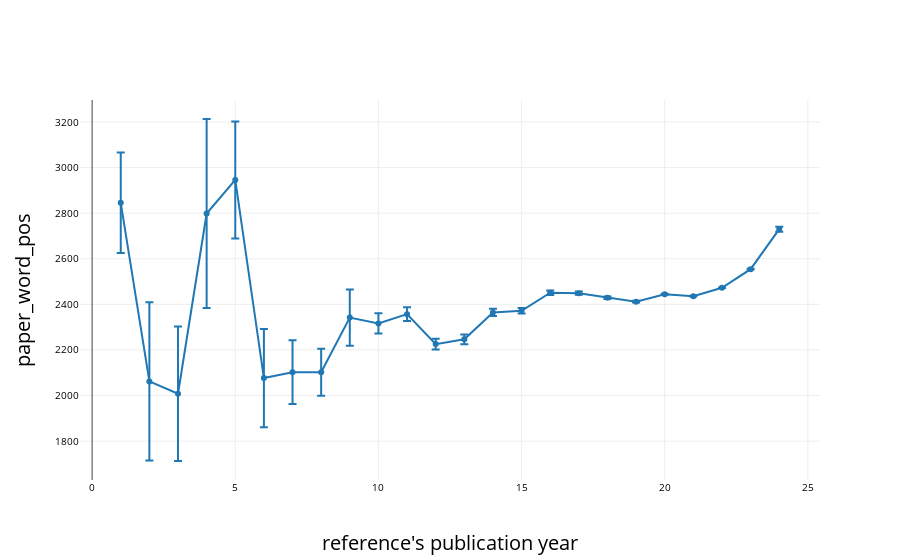

Notebook source saved alongside this figure:
### Code cell
string_var='paper_word_pos'  # paper_word_pos   sect_word_pos    ref_loc_norm    ref_sect_norm

lista_x=[]
lista_y=[]
lista_sem_y=[]
i=1
for pair in list_years:
    print (pair)
    minimo=pair[0]
    maximo=pair[1]
    df_select=df_ex[(df_ex['ref_pub_year'] >= minimo ) & (df_ex['ref_pub_year'] <= maximo )]
    
    lista_x.append(i)
    i+=1
    y=df_select[string_var].mean()
    sem=df_select[string_var].sem()
    
    lista_y.append(y)
    lista_sem_y.append(sem)

    
    
    


trace1= go.Scatter(
        x=lista_x,
        y=lista_y,
        mode = 'lines+markers',
        error_y=dict(
            type='data',
            array=lista_sem_y,
            visible=True
        )
    )


layout = Layout(    

   
        xaxis=dict(
            title="reference's publication year",   #"User's university national ranking",
            titlefont=dict(
               # family=font,#family='Arial, sans-serif',
                size=20,
                color='black'
            #    color='lightgrey'
            ),  
            tickfont=dict(   
               # family=font,
                size=10,
                color='black'
            ),
            #type='log'
        ),
        yaxis=dict(
            title=string_var,
            #type='log',
            titlefont=dict(
               # family=font,#family='Arial, sans-serif',
                size=20,
                color='black'
            #    color='lightgrey'
            ),  
            tickfont=dict(   
               # family=10,
                size=10,
                color='black'
            ),
        ),                

    #     bargroupgap=0.1
    )       

data = [trace1]#, trace2]#, trace3]

fig = Figure(data=data, layout=layout)

iplot(fig, filename='testing_log2_bin_citations_vs_'+string_var+'.html')
#offline.plot(fig, filename='/home/juliaponcela/histogram_'+v1_string+'_by_groups.html')

offline.plot(fig, auto_open=True, image = 'png', image_filename="testing" ,
             output_type='file', image_width=1600, image_height=1200, filename='/home/staff/julia/at_Northwestern/In_Text_Citations/In-Text-Citations-New/plots/example_set/testing_log2_bin_citations_vs_'+string_var+'.html', validate=False)

### Figure 1 — Plotly figure (JSON) as saved in the notebook; plotly's stock layout.template omitted (floating-point values rounded to 4 significant figures)
{"data": [{"error_y": {"array": [220.3, 347.0, 295.2, 414.7, 256.4, 215.4, 139.9, 103.0, 123.0, 44.47, 30.17, 24.02, 21.38, 16.08, 12.35, 9.903, 7.256, 5.446, 3.849, 2.537, 1.7, 1.276, 1.458, 10.86], "type": "data", "visible": true}, "mode": "lines+markers", "type": "scatter", "x": [1, 2, 3, 4, 5, 6, 7, 8, 9, 10, 11, 12, 13, 14, 15, 16, 17, 18, 19, 20, 21, 22, 23, 24], "y": [2846.0, 2062.0, 2008.0, 2798.0, 2946.0, 2077.0, 2102.0, 2102.0, 2342.0, 2317.0, 2357.0, 2226.0, 2247.0, 2365.0, 2372.0, 2451.0, 2449.0, 2429.0, 2412.0, 2444.0, 2436.0, 2473.0, 2554.0, 2730.0]}], "layout": {"xaxis": {"tickfont": {"color": "black", "size": 10}, "title": "reference's publication year", "titlefont": {"color": "black", "size": 20}}, "yaxis": {"tickfont": {"color": "black", "size": 10}, "title": "paper_word_pos", "titlefont": {"color": "black", "size": 20}}}}
